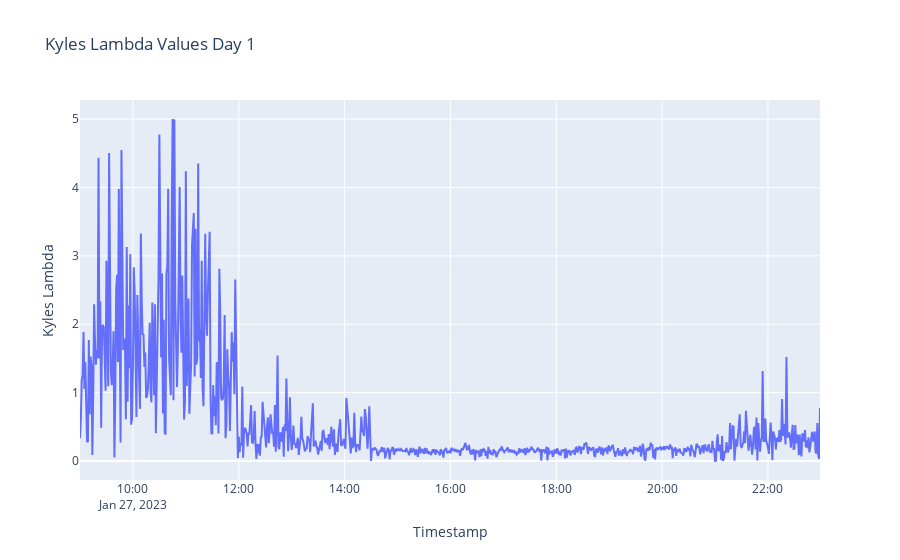

The notebook cell saved with this chart:
### Markdown cell above
### Day 1

### Code cell
#DAY 1
df_day_1 = pd.read_csv('Resources/top_day_1.csv')
df_day_1['timestamp'] = pd.to_datetime(df_day_1['timestamp'], format='mixed')
df_day_1.set_index('timestamp', inplace=True)

#group by 1 min and calculate lambda  
df_resampled = df_day_1.resample('T')
df = df_resampled.apply(lambda df: (df['price'] * df['size']).sum() / (df['size']**2).sum())

#reindex results in new dataframe 
lambda_1 = df.reset_index().rename(columns={0: 'lambda'})
#display(lambda_1.head())

#plot day 1
fig_1 = px.line(lambda_1, x='timestamp', y='lambda',
              labels={'timestamp': 'Timestamp', 'lambda': 'Kyles Lambda'}, 
              title='Kyles Lambda Values Day 1')
fig_1.show()

### Figure 1 — Plotly figure (JSON) as saved in the notebook; plotly's stock layout.template omitted (floating-point values rounded to 4 significant figures; data arrays with more than 128 entries replaced by an {"elided": "..."} marker saying what was removed)
{"data": [{"hovertemplate": "Timestamp=%{x}<br>Kyles Lambda=%{y}<extra></extra>", "legendgroup": "", "line": {"color": "#636efa", "dash": "solid"}, "marker": {"symbol": "circle"}, "mode": "lines", "name": "", "orientation": "v", "showlegend": false, "type": "scatter", "x": {"elided": "840 str values"}, "xaxis": "x", "y": {"elided": "840 float values"}, "yaxis": "y"}], "layout": {"legend": {"tracegroupgap": 0}, "title": {"text": "Kyles Lambda Values Day 1"}, "xaxis": {"anchor": "y", "domain": [0, 1], "title": {"text": "Timestamp"}}, "yaxis": {"anchor": "x", "domain": [0, 1], "title": {"text": "Kyles Lambda"}}}}
